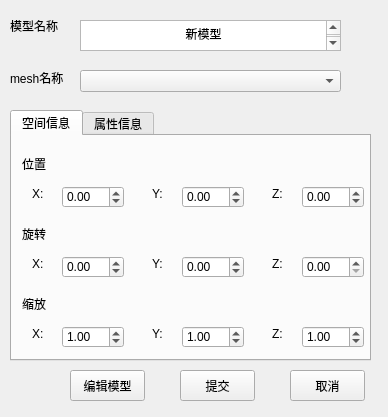
<?xml version="1.0" encoding="UTF-8"?>
<ui version="4.0">
 <class>ModelProperty_UI</class>
 <widget class="QWidget" name="ModelProperty_UI">
  <property name="geometry">
   <rect>
    <x>0</x>
    <y>0</y>
    <width>388</width>
    <height>417</height>
   </rect>
  </property>
  <property name="windowTitle">
   <string>模型属性</string>
  </property>
  <widget class="QLabel" name="label">
   <property name="geometry">
    <rect>
     <x>10</x>
     <y>20</y>
     <width>54</width>
     <height>12</height>
    </rect>
   </property>
   <property name="text">
    <string>模型名称</string>
   </property>
  </widget>
  <widget class="QTextEdit" name="modelName">
   <property name="geometry">
    <rect>
     <x>80</x>
     <y>20</y>
     <width>261</width>
     <height>31</height>
    </rect>
   </property>
   <property name="html">
    <string>&lt;!DOCTYPE HTML PUBLIC &quot;-//W3C//DTD HTML 4.0//EN&quot; &quot;http://www.w3.org/TR/REC-html40/strict.dtd&quot;&gt;
&lt;html&gt;&lt;head&gt;&lt;meta name=&quot;qrichtext&quot; content=&quot;1&quot; /&gt;&lt;style type=&quot;text/css&quot;&gt;
p, li { white-space: pre-wrap; }
&lt;/style&gt;&lt;/head&gt;&lt;body style=&quot; font-family:'SimSun'; font-size:9pt; font-weight:400; font-style:normal;&quot;&gt;
&lt;p align=&quot;center&quot; style=&quot; margin-top:0px; margin-bottom:0px; margin-left:0px; margin-right:0px; -qt-block-indent:0; text-indent:0px;&quot;&gt;新模型&lt;/p&gt;
&lt;p align=&quot;center&quot; style=&quot;-qt-paragraph-type:empty; margin-top:0px; margin-bottom:0px; margin-left:0px; margin-right:0px; -qt-block-indent:0; text-indent:0px;&quot;&gt;&lt;br /&gt;&lt;/p&gt;&lt;/body&gt;&lt;/html&gt;</string>
   </property>
  </widget>
  <widget class="QPushButton" name="handIn">
   <property name="geometry">
    <rect>
     <x>180</x>
     <y>370</y>
     <width>75</width>
     <height>31</height>
    </rect>
   </property>
   <property name="text">
    <string>提交</string>
   </property>
  </widget>
  <widget class="QPushButton" name="cancel">
   <property name="geometry">
    <rect>
     <x>290</x>
     <y>370</y>
     <width>75</width>
     <height>31</height>
    </rect>
   </property>
   <property name="text">
    <string>取消</string>
   </property>
  </widget>
  <widget class="QTabWidget" name="tabWidget">
   <property name="geometry">
    <rect>
     <x>10</x>
     <y>110</y>
     <width>361</width>
     <height>251</height>
    </rect>
   </property>
   <property name="currentIndex">
    <number>0</number>
   </property>
   <widget class="QWidget" name="tab_1">
    <attribute name="title">
     <string>空间信息</string>
    </attribute>
    <widget class="QDoubleSpinBox" name="pos_x">
     <property name="geometry">
      <rect>
       <x>50</x>
       <y>50</y>
       <width>62</width>
       <height>22</height>
      </rect>
     </property>
     <property name="minimum">
      <double>-10000.000000000000000</double>
     </property>
     <property name="maximum">
      <double>10000.000000000000000</double>
     </property>
    </widget>
    <widget class="QLabel" name="label_10">
     <property name="geometry">
      <rect>
       <x>260</x>
       <y>190</y>
       <width>41</width>
       <height>16</height>
      </rect>
     </property>
     <property name="text">
      <string>Z:</string>
     </property>
    </widget>
    <widget class="QLabel" name="label_6">
     <property name="geometry">
      <rect>
       <x>260</x>
       <y>120</y>
       <width>41</width>
       <height>16</height>
      </rect>
     </property>
     <property name="text">
      <string>Z:</string>
     </property>
    </widget>
    <widget class="QLabel" name="label_13">
     <property name="geometry">
      <rect>
       <x>10</x>
       <y>160</y>
       <width>41</width>
       <height>16</height>
      </rect>
     </property>
     <property name="text">
      <string>缩放</string>
     </property>
    </widget>
    <widget class="QLabel" name="label_8">
     <property name="geometry">
      <rect>
       <x>20</x>
       <y>120</y>
       <width>41</width>
       <height>16</height>
      </rect>
     </property>
     <property name="text">
      <string>X:</string>
     </property>
    </widget>
    <widget class="QDoubleSpinBox" name="pos_y">
     <property name="geometry">
      <rect>
       <x>170</x>
       <y>50</y>
       <width>62</width>
       <height>22</height>
      </rect>
     </property>
     <property name="minimum">
      <double>-10000.000000000000000</double>
     </property>
     <property name="maximum">
      <double>10000.000000000000000</double>
     </property>
    </widget>
    <widget class="QLabel" name="label_5">
     <property name="geometry">
      <rect>
       <x>260</x>
       <y>50</y>
       <width>41</width>
       <height>16</height>
      </rect>
     </property>
     <property name="text">
      <string>Z:</string>
     </property>
    </widget>
    <widget class="QLabel" name="label_2">
     <property name="geometry">
      <rect>
       <x>10</x>
       <y>20</y>
       <width>41</width>
       <height>16</height>
      </rect>
     </property>
     <property name="text">
      <string>位置</string>
     </property>
    </widget>
    <widget class="QDoubleSpinBox" name="pos_z">
     <property name="geometry">
      <rect>
       <x>290</x>
       <y>50</y>
       <width>62</width>
       <height>22</height>
      </rect>
     </property>
     <property name="minimum">
      <double>-10000.000000000000000</double>
     </property>
     <property name="maximum">
      <double>10000.000000000000000</double>
     </property>
    </widget>
    <widget class="QDoubleSpinBox" name="rotate_y">
     <property name="geometry">
      <rect>
       <x>170</x>
       <y>120</y>
       <width>62</width>
       <height>22</height>
      </rect>
     </property>
     <property name="minimum">
      <double>-360.000000000000000</double>
     </property>
     <property name="maximum">
      <double>360.000000000000000</double>
     </property>
    </widget>
    <widget class="QDoubleSpinBox" name="scale_y">
     <property name="geometry">
      <rect>
       <x>170</x>
       <y>190</y>
       <width>62</width>
       <height>22</height>
      </rect>
     </property>
     <property name="maximum">
      <double>1000.000000000000000</double>
     </property>
     <property name="singleStep">
      <double>0.100000000000000</double>
     </property>
     <property name="value">
      <double>1.000000000000000</double>
     </property>
    </widget>
    <widget class="QLabel" name="label_4">
     <property name="geometry">
      <rect>
       <x>140</x>
       <y>50</y>
       <width>41</width>
       <height>16</height>
      </rect>
     </property>
     <property name="text">
      <string>Y:</string>
     </property>
    </widget>
    <widget class="QLabel" name="label_11">
     <property name="geometry">
      <rect>
       <x>20</x>
       <y>190</y>
       <width>41</width>
       <height>16</height>
      </rect>
     </property>
     <property name="text">
      <string>X:</string>
     </property>
    </widget>
    <widget class="QLabel" name="label_9">
     <property name="geometry">
      <rect>
       <x>140</x>
       <y>120</y>
       <width>41</width>
       <height>16</height>
      </rect>
     </property>
     <property name="text">
      <string>Y:</string>
     </property>
    </widget>
    <widget class="QDoubleSpinBox" name="rotate_x">
     <property name="geometry">
      <rect>
       <x>50</x>
       <y>120</y>
       <width>62</width>
       <height>22</height>
      </rect>
     </property>
     <property name="minimum">
      <double>-360.000000000000000</double>
     </property>
     <property name="maximum">
      <double>360.000000000000000</double>
     </property>
    </widget>
    <widget class="QLabel" name="label_7">
     <property name="geometry">
      <rect>
       <x>10</x>
       <y>90</y>
       <width>41</width>
       <height>16</height>
      </rect>
     </property>
     <property name="text">
      <string>旋转</string>
     </property>
    </widget>
    <widget class="QLabel" name="label_12">
     <property name="geometry">
      <rect>
       <x>140</x>
       <y>190</y>
       <width>41</width>
       <height>16</height>
      </rect>
     </property>
     <property name="text">
      <string>Y:</string>
     </property>
    </widget>
    <widget class="QLabel" name="label_3">
     <property name="geometry">
      <rect>
       <x>20</x>
       <y>50</y>
       <width>41</width>
       <height>16</height>
      </rect>
     </property>
     <property name="text">
      <string>X:</string>
     </property>
    </widget>
    <widget class="QDoubleSpinBox" name="rotate_z">
     <property name="geometry">
      <rect>
       <x>290</x>
       <y>120</y>
       <width>62</width>
       <height>22</height>
      </rect>
     </property>
     <property name="maximum">
      <double>360.000000000000000</double>
     </property>
    </widget>
    <widget class="QDoubleSpinBox" name="scale_z">
     <property name="geometry">
      <rect>
       <x>290</x>
       <y>190</y>
       <width>62</width>
       <height>22</height>
      </rect>
     </property>
     <property name="singleStep">
      <double>0.100000000000000</double>
     </property>
     <property name="value">
      <double>1.000000000000000</double>
     </property>
    </widget>
    <widget class="QDoubleSpinBox" name="scale_x">
     <property name="geometry">
      <rect>
       <x>50</x>
       <y>190</y>
       <width>62</width>
       <height>22</height>
      </rect>
     </property>
     <property name="maximum">
      <double>1000.000000000000000</double>
     </property>
     <property name="singleStep">
      <double>0.100000000000000</double>
     </property>
     <property name="value">
      <double>1.000000000000000</double>
     </property>
    </widget>
   </widget>
   <widget class="QWidget" name="tab_2">
    <attribute name="title">
     <string>属性信息</string>
    </attribute>
   </widget>
  </widget>
  <widget class="QLabel" name="label_14">
   <property name="geometry">
    <rect>
     <x>10</x>
     <y>70</y>
     <width>71</width>
     <height>16</height>
    </rect>
   </property>
   <property name="text">
    <string>mesh名称</string>
   </property>
  </widget>
  <widget class="QComboBox" name="modelLib">
   <property name="geometry">
    <rect>
     <x>80</x>
     <y>70</y>
     <width>261</width>
     <height>22</height>
    </rect>
   </property>
  </widget>
  <widget class="QPushButton" name="posSelcted">
   <property name="geometry">
    <rect>
     <x>70</x>
     <y>370</y>
     <width>75</width>
     <height>31</height>
    </rect>
   </property>
   <property name="text">
    <string>编辑模型</string>
   </property>
  </widget>
 </widget>
 <resources/>
 <connections>
  <connection>
   <sender>pos_x</sender>
   <signal>valueChanged(double)</signal>
   <receiver>ModelProperty_UI</receiver>
   <slot>slotPosXChanged(double)</slot>
   <hints>
    <hint type="sourcelabel">
     <x>94</x>
     <y>181</y>
    </hint>
    <hint type="destinationlabel">
     <x>190</x>
     <y>187</y>
    </hint>
   </hints>
  </connection>
  <connection>
   <sender>pos_y</sender>
   <signal>valueChanged(double)</signal>
   <receiver>ModelProperty_UI</receiver>
   <slot>slotPosYChanged(double)</slot>
   <hints>
    <hint type="sourcelabel">
     <x>214</x>
     <y>181</y>
    </hint>
    <hint type="destinationlabel">
     <x>190</x>
     <y>187</y>
    </hint>
   </hints>
  </connection>
  <connection>
   <sender>pos_z</sender>
   <signal>valueChanged(double)</signal>
   <receiver>ModelProperty_UI</receiver>
   <slot>slotPosZChanged(double)</slot>
   <hints>
    <hint type="sourcelabel">
     <x>334</x>
     <y>181</y>
    </hint>
    <hint type="destinationlabel">
     <x>190</x>
     <y>187</y>
    </hint>
   </hints>
  </connection>
  <connection>
   <sender>rotate_x</sender>
   <signal>valueChanged(double)</signal>
   <receiver>ModelProperty_UI</receiver>
   <slot>slotRoateXChanged(double)</slot>
   <hints>
    <hint type="sourcelabel">
     <x>94</x>
     <y>251</y>
    </hint>
    <hint type="destinationlabel">
     <x>190</x>
     <y>187</y>
    </hint>
   </hints>
  </connection>
  <connection>
   <sender>rotate_y</sender>
   <signal>valueChanged(double)</signal>
   <receiver>ModelProperty_UI</receiver>
   <slot>slotRoateYChanged(double)</slot>
   <hints>
    <hint type="sourcelabel">
     <x>214</x>
     <y>251</y>
    </hint>
    <hint type="destinationlabel">
     <x>190</x>
     <y>187</y>
    </hint>
   </hints>
  </connection>
  <connection>
   <sender>rotate_z</sender>
   <signal>valueChanged(double)</signal>
   <receiver>ModelProperty_UI</receiver>
   <slot>slotRoateZChanged(double)</slot>
   <hints>
    <hint type="sourcelabel">
     <x>334</x>
     <y>251</y>
    </hint>
    <hint type="destinationlabel">
     <x>190</x>
     <y>187</y>
    </hint>
   </hints>
  </connection>
  <connection>
   <sender>scale_x</sender>
   <signal>valueChanged(double)</signal>
   <receiver>ModelProperty_UI</receiver>
   <slot>slotScaleXChanged(double)</slot>
   <hints>
    <hint type="sourcelabel">
     <x>94</x>
     <y>321</y>
    </hint>
    <hint type="destinationlabel">
     <x>190</x>
     <y>187</y>
    </hint>
   </hints>
  </connection>
  <connection>
   <sender>scale_y</sender>
   <signal>valueChanged(double)</signal>
   <receiver>ModelProperty_UI</receiver>
   <slot>slotScaleYChanged(double)</slot>
   <hints>
    <hint type="sourcelabel">
     <x>214</x>
     <y>321</y>
    </hint>
    <hint type="destinationlabel">
     <x>190</x>
     <y>187</y>
    </hint>
   </hints>
  </connection>
  <connection>
   <sender>scale_z</sender>
   <signal>valueChanged(double)</signal>
   <receiver>ModelProperty_UI</receiver>
   <slot>slotScaleZChanged(double)</slot>
   <hints>
    <hint type="sourcelabel">
     <x>334</x>
     <y>321</y>
    </hint>
    <hint type="destinationlabel">
     <x>190</x>
     <y>187</y>
    </hint>
   </hints>
  </connection>
  <connection>
   <sender>handIn</sender>
   <signal>clicked()</signal>
   <receiver>ModelProperty_UI</receiver>
   <slot>slotHandIn()</slot>
   <hints>
    <hint type="sourcelabel">
     <x>217</x>
     <y>345</y>
    </hint>
    <hint type="destinationlabel">
     <x>190</x>
     <y>187</y>
    </hint>
   </hints>
  </connection>
  <connection>
   <sender>cancel</sender>
   <signal>clicked()</signal>
   <receiver>ModelProperty_UI</receiver>
   <slot>slotCancel()</slot>
   <hints>
    <hint type="sourcelabel">
     <x>327</x>
     <y>345</y>
    </hint>
    <hint type="destinationlabel">
     <x>190</x>
     <y>187</y>
    </hint>
   </hints>
  </connection>
  <connection>
   <sender>posSelcted</sender>
   <signal>clicked()</signal>
   <receiver>ModelProperty_UI</receiver>
   <slot>slotPosSelected()</slot>
   <hints>
    <hint type="sourcelabel">
     <x>107</x>
     <y>385</y>
    </hint>
    <hint type="destinationlabel">
     <x>193</x>
     <y>208</y>
    </hint>
   </hints>
  </connection>
 </connections>
 <slots>
  <slot>slotPosXChanged(double)</slot>
  <slot>slotPosYChanged(double)</slot>
  <slot>slotPosZChanged(double)</slot>
  <slot>slotRoateXChanged(double)</slot>
  <slot>slotRoateYChanged(double)</slot>
  <slot>slotRoateZChanged(double)</slot>
  <slot>slotScaleXChanged(double)</slot>
  <slot>slotScaleYChanged(double)</slot>
  <slot>slotScaleZChanged(double)</slot>
  <slot>slotHandIn()</slot>
  <slot>slotCancel()</slot>
  <slot>slotPosSelected()</slot>
 </slots>
</ui>
